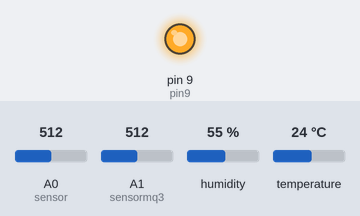
Simulated run of this sketch. Board: Arduino Uno, built with avr-gcc and run on an emulated ATmega328P. Shown: output pins drawn as LEDs (lit = HIGH). The test bench sets the inputs (shaded band); at power-on: A0 (sensor) = 512, A1 (sensormq3) = 512, humidity 55 %, temperature 24 °C. The local clock reads 2024-03-15 10:24:30 at power-on unless the sketch sets it; storage starts empty; what the sketch prints to the serial monitor is not drawn.

Above: at 0.2 s.
Timing chart, 0 to 1.7 s (numbered marks = the images above):
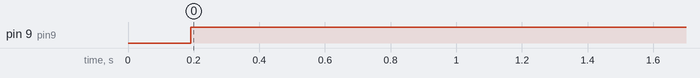

The sketch:

5_calidad_aire.ino
```cpp
/*  - verificar que en el menu Herramientas este habilitado Placa (arduino uno) y puerto (/dev/ttyACM0)
 - En linux-Ubuntu dar permiso para leer y escribir en salida USB
      -copiar y pegar en Terminal para dar permiso al puerto: sudo chmod 666 /dev/ttyACM0
 - actualizat datos
      -fecha
      -estacion
 - compilar codigo
 - subir a placa

 * 1. sensor MQ7 para CO
 * 2. reloj
 * Es necesario correr previamente PONER a Tiempo RTC
 * 3. sensor temperatura y humewdad DHT11
 * 4. sENSOR MQ3 para Alcohol
 * 5. tiempo de muestreo
 * 6. Micro SD
 * 7. bateria
 *
 *  Especificaciones
 *  nos basamos en el codigo dht11 e incorporamos mq7
https://www.yo utube.com/watch?v=BIf_mpnsZvY

codigo
corre bien en arduino del sistema, pero falla en arduino online
https://www.luisllamas.es/arduino-detector-gas-mq/


tesis
http://www.ub.edu/bioelectronano/documents/Thesis_Raul_Diaz.pdf

calcular resistencioas
https://www.inventable.eu/paginas/ResCalculatorSp/ResCalculatorSp.html

new Calibrar sensores
https://www.youtube.com/watch?v=QYSDSKn2Vf8

codigo arduino
http://electronfun.com/project_2.php

 *  Librerias por descargar

la liberia Arduino para sensor de Temperatura
-DHT11
No funciona este código https://programarfacil.com/blog/arduino-blog/sensor-dht11-temperatura-humedad-arduino/


accuracy of +/-5% for humidity and
+/-2 degrees Celsius for temperature
heat index (sensacion termica),
relationshipt (multiples regresiones) between Humidity and temperatura
https://www.wpc.ncep.noaa.gov/html/heatindex_equation.shtml
ver tabla https://es.wikipedia.org/wiki/Temperatura_de_bochorno


-adafruit unified sensor (last version from
 https://github.com/adafruit/Adafruit_Sensor/archive/1.0.2.zip

Originalmente usamos la libreria
#include <Time.h>
desde internet https://www.prometec.net/time-arduino/
esto esta fuera de uso

el Tiempo es por medio de adquirir el
- Reloj RTC DS1307 ,
descragar la libreria (ver ejemplo en Example_time_RTC)
#include <Wire.h>
#include <TimeLib.h>
#include <DS1307RTC.h>

- es necesario poner a tiempo el reloj con el programa
"poner-a-tiempo-rtc"
https://www.geekfactory.mx/tutoriales/tutoriales-arduino/ds1307-en-tinyrtc-con-arduino/

Compilado y escrito desde https://create.arduino.cc/editor
Es necesario instalar plugin para la interfaz
No usar FireFox, no deja subir el Sketch
Usar Chrome

En Ubuntu
para saber los puertos disponibles
ls -l /dev/tty*


si indica que hay error en el puerto haz:
1. al lado de compilar, selecciona el tipo de arduino y el puerto
2. En ubuntu es necesario que des permisos a leer y escribir en el puerto (ttyACM0)
sudo chmod 666 /dev/ttyACM0
3. del lado izquiero, ve al menu "Monitor"
4. verifica que se este reportando las lectu


Pendientes
-Guardando datos tarjeta SD
http://www.educachip.com/como-leer-y-escribir-datos-en-la-tarjeta-sd-de-arduino/

 */
//////////////////////////////////////
// Variables por ajustar
int estacion =2 ;
unsigned long tiempo1 =60000 ;   // 1 minuto  Laboratorio
//unsigned long tiempo1 =30000 ; // 0.5 minuto  DRONE
///////////////////////////////////////


// int timeseconds = 0;  //this do not work beacause it reach limit to 32767 and then negative
unsigned long timeseconds = 0;
unsigned long time_1 = 0;


#include <SPI.h>  // librery SD
#include <SD.h>    // librery SD
const int chipSelect = 4;  // Micro SD


#include <Adafruit_Sensor.h>
#include <DHT.h>
#include <Wire.h>
#include <TimeLib.h>    //Descargar de harocorzo Github
#include <DS1307RTC.h>
// Definimos el pin digital donde se conecta el sensor dht11
#define DHTPIN 2
// Dependiendo del tipo de sensor
#define DHTTYPE DHT11
// Inicializamos el sensor DHT11
DHT dht(DHTPIN, DHTTYPE);

// Mq 7
// Digital pin 9 will be called 'pin9'
int pin9 = 9;
// Analog pin 0 will be called 'sensor'
int sensor = A0;
// Set the initial sensorValue to 0
int sensorValue = 0;

// Mq 3
// Digital pin 8 will be called 'pin8'
int pin8 = 8;
// Analog pin 0 will be called 'sensor'
int sensormq3 = A1;
// Set the initial sensorValue to 0
int sensorValuemq3 = 0;
int encabezado = 0;

// using millis instead delay
void print_time(unsigned long time_millis);


// The setup routine runs once when you press reset
void setup() {
// Comenzamos el sensor DHT
  dht.begin();
// Initialize the digital pin 8 as an output
  pinMode(pin9, OUTPUT);
// Initialize serial communication at 9600 bits per second
  Serial.begin(9600);

  // Starting SD
 Serial.print("Initializing SD card...");

  // see if the card is present and can be initialized:
  if (!SD.begin(chipSelect)) {
    Serial.println("Card failed, or not present");
    // don't do anything more:
    while (1);
  }
  Serial.println("card initialized.");


}


// The loop routine runs over and over again forever
void loop() {

if(millis() > time_1){

    // save the current time
    time_1 = millis() + tiempo1;
// print to SD
  // open the file. note that only one file can be open at a time,
  // so you have to close this one before opening another.
  File dataFile = SD.open("datalog.txt", FILE_WRITE);


if (encabezado == 0) {
//Header
Serial.println ("");
Serial.println ("");
Serial.print ("Proyecto Calidad del Aire con Arduino, escala de tiempo: ");
Serial.println(tiempo1);
  Serial.print(estacion);
  Serial.println(" No. Estacion ");
//Datos por imprimir en pantalla
// Header encabezado de 1 sola vez
//////////////////////////////

  Serial.print("Fecha, hora, segundos, ");
  Serial.print("Hum %, ");
  Serial.print("T(C),");
  Serial.print("icalor,");
  Serial.print("CO(PPM),");
  Serial.println("Al(PMM)");


dataFile.println ("");
dataFile.println ("");
dataFile.print ("Proyecto Calidad del Aire con Arduino, escala de tiempo: ");
dataFile.println(tiempo1);
dataFile.print(estacion);
  dataFile.println(" No. Estacion ");
//Datos por imprimir en pantalla
// Header encabezado de 1 sola vez
//////////////////////////////

  dataFile.print("Fecha, hora, seg,");
  dataFile.print("Hum %, ");
  dataFile.print("T(C),");
  dataFile.print("icalor(C),");
  dataFile.print("CO(PPM),");
  dataFile.println("Al(PMM)");


  encabezado = 1;
}


// Read the input on analog pin 0 (named 'sensor') MQ7
sensorValue = analogRead(sensor);
// Read the input on analog pin 1 (named 'sensor') MQ3
sensorValuemq3 = analogRead(sensormq3);

// Print out the value you read

 // Leemos la humedad relativa
  float h = dht.readHumidity();
  // Leemos la temperatura en grados centígrados (por defecto)
  float t = dht.readTemperature();
  // Leemos la temperatura en grados Fahreheit
  //float f = dht.readTemperature(true);

  // Comprobamos si ha habido algún error en la lectura
  if (isnan(h) || isnan(t) ) {
    Serial.println("Error obteniendo los datos del sensor DHT11");
    return;
  }

  // Calcular el índice de calor en Fahreheit
//  float hif = dht.computeHeatIndex(f, h);
  // Calcular el índice de calor en grados centígrados
  float hic = dht.computeHeatIndex(t, h, false);


   // Reloj: Declaramos una estructura "tm" llamada datetime para almacenar
  // La fecha y la hora actual obtenida desde el chip RTC.
  tmElements_t datetime;

  // Obtener la fecha y hora desde el chip RTC
  if (RTC.read(datetime)) {

    // Comenzamos a imprimir la informacion reloj
        Serial.print(datetime.Day);
    Serial.write(+ " ");
    Serial.print(datetime.Month);
    Serial.write(+ " ");
    Serial.print(tmYearToCalendar(datetime.Year));
    Serial.print(",");

//    print2digits(datetime.Hour);
    Serial.print(datetime.Hour);
    Serial.write(+ " ");
//    print2digits(datetime.Minute);
    Serial.print(datetime.Minute);
    Serial.write(+ " ");
//    print2digits(datetime.Second);
    Serial.print(datetime.Second);
    Serial.print(",");
// time in minutes
    timeseconds = datetime.Hour*60*60 + datetime.Minute*60 + datetime.Second;
    Serial.print(timeseconds);
    Serial.print(",");
    Serial.write(+ " ");


  }
  else {
    if (RTC.chipPresent()) {
      // El reloj esta detenido, es necesario ponerlo a tiempo
      Serial.println(F("EL RELOJ DS1307 ESTA DETENIDO"));
      Serial.println(F("CORRE EL PROGRAMA: PONER A TIEMPO RTC, descargalo de harocorzo Github "));
    }
    else {
      // No se puede comunicar con el RTC en el bus I2C, revisar las conexiones.
      Serial.println(F("NO SE DETECTO EL RELOJ DS1307"));
      Serial.println(F("REVISA TUS CONEXIONES E INTENTA DE NUEVO"));
    }
    // Esperamos indefinidamente
    for (;;);
  }


//Datos por imprimir en pantalla
// Header encabezado que se repite en ciclo
//////////////////////////////

  Serial.print(h);
  Serial.print(",");
      Serial.write(+ " ");
  Serial.print(t);
  Serial.print(",");
      Serial.write(+ " ");
  Serial.print(hic);
  Serial.print(",");
   Serial.write(+ " ");
  Serial.print(sensorValue, DEC);
      Serial.write(+ " ");
      Serial.print(",");
   Serial.write(+ " ");
  Serial.println(sensorValuemq3, DEC);
//      Serial.write(+ " ");
// If sensorValue MQ7 is greater than 500
  if (sensorValue > 500) {
// Activate digital output pin 9 - the LED will light up
    digitalWrite(pin9, HIGH);
  }
  else {
// Deactivate digital output pin 9 - the LED will not light up
    digitalWrite(pin9, LOW);
  }


  // if the file is available, write to it:
  if (dataFile) {

 // Reloj: Declaramos una estructura "tm" llamada datetime para almacenar
  // La fecha y la hora actual obtenida desde el chip RTC.
  tmElements_t datetime;

  // Obtener la fecha y hora desde el chip RTC
  if (RTC.read(datetime)) {

    // Comenzamos a imprimir la informacion reloj
    dataFile.print(datetime.Day);
    dataFile.write(+ " ");
    dataFile.print(datetime.Month);
    dataFile.write(+ " ");
    dataFile.print(tmYearToCalendar(datetime.Year));
    dataFile.print(",");

//    print2digits(datetime.Hour);
    dataFile.print(datetime.Hour);
    dataFile.write(+ " ");
//    print2digits(datetime.Minute);
    dataFile.print(datetime.Minute);
    dataFile.write(+ " ");
//    print2digits(datetime.Second);
    dataFile.print(datetime.Second);
    dataFile.print(",");
    dataFile.write(+ " ");
    dataFile.print(timeseconds);
    dataFile.print(",");
    dataFile.write(+ " ");


}
  else {
    if (RTC.chipPresent()) {
      // El reloj esta detenido, es necesario ponerlo a tiempo
      Serial.println(F("EL RELOJ DS1307 ESTA DETENIDO"));
      Serial.println(F("CORRE EL PROGRAMA: PONER A TIEMPO RTC, descargalo de harocorzo Github "));
    }
    else {
      // No se puede comunicar con el RTC en el bus I2C, revisar las conexiones.
      Serial.println(F("NO SE DETECTO EL RELOJ DS1307"));
      Serial.println(F("REVISA TUS CONEXIONES E INTENTA DE NUEVO"));
    }
    // Esperamos indefinidamente
    for (;;);
  }


//Datos por imprimir en pantalla
// Header encabezado que se repite en ciclo
//////////////////////////////


  dataFile.print(h);
  dataFile.print(",");
      dataFile.write(+ " ");
  dataFile.print(t);
  dataFile.print(",");
      dataFile.write(+ " ");
  dataFile.print(hic);
  dataFile.print(",");
   dataFile.write(+ " ");
  dataFile.print(sensorValue, DEC);
      dataFile.write(+ " ");
      dataFile.print(",");
   dataFile.write(+ " ");
  dataFile.println(sensorValuemq3, DEC);

// If sensorValue MQ7 is greater than 500
  if (sensorValue > 500) {
// Activate digital output pin 9 - the LED will light up
    digitalWrite(pin9, HIGH);
  }
  else {
// Deactivate digital output pin 9 - the LED will not light up
    digitalWrite(pin9, LOW);
  }


    dataFile.close();
    // print to the serial port too:
   // Serial.println(dataString);
  }
  // if the file isn't open, pop up an error:
  else {
    Serial.println("error opening datalog.txt");
  }
//  delay(tiempo1);

}
}
```

Measured:
- by itself, pin 9 (pin9): LOW → HIGH at 0.19 s
